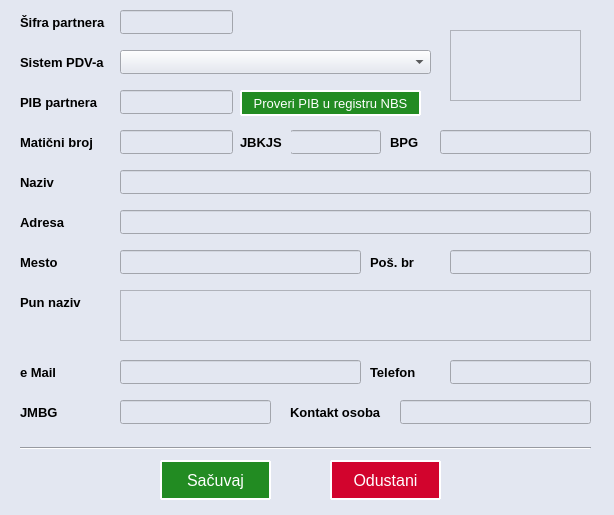
<?xml version="1.0" encoding="UTF-8"?>
<ui version="4.0">
 <class>novipartnerDialog</class>
 <widget class="QDialog" name="novipartnerDialog">
  <property name="geometry">
   <rect>
    <x>0</x>
    <y>0</y>
    <width>614</width>
    <height>515</height>
   </rect>
  </property>
  <property name="font">
   <font>
    <pointsize>10</pointsize>
   </font>
  </property>
  <property name="windowTitle">
   <string>Novi partner</string>
  </property>
  <property name="windowIcon">
   <iconset>
    <normaloff>../resources/logo.png</normaloff>../resources/logo.png</iconset>
  </property>
  <widget class="QWidget" name="widget" native="true">
   <property name="geometry">
    <rect>
     <x>0</x>
     <y>0</y>
     <width>614</width>
     <height>515</height>
    </rect>
   </property>
   <property name="styleSheet">
    <string notr="true">background-color: #e3e7f1;</string>
   </property>
   <widget class="QLabel" name="label">
    <property name="geometry">
     <rect>
      <x>20</x>
      <y>10</y>
      <width>91</width>
      <height>24</height>
     </rect>
    </property>
    <property name="font">
     <font>
      <pointsize>10</pointsize>
      <bold>true</bold>
     </font>
    </property>
    <property name="text">
     <string>Šifra partnera</string>
    </property>
   </widget>
   <widget class="QLineEdit" name="sifraEdit">
    <property name="geometry">
     <rect>
      <x>120</x>
      <y>10</y>
      <width>113</width>
      <height>24</height>
     </rect>
    </property>
    <property name="readOnly">
     <bool>true</bool>
    </property>
   </widget>
   <widget class="QLabel" name="label_2">
    <property name="geometry">
     <rect>
      <x>20</x>
      <y>50</y>
      <width>91</width>
      <height>24</height>
     </rect>
    </property>
    <property name="font">
     <font>
      <pointsize>10</pointsize>
      <bold>true</bold>
     </font>
    </property>
    <property name="text">
     <string>Sistem PDV-a</string>
    </property>
   </widget>
   <widget class="QComboBox" name="tippdvCombo">
    <property name="geometry">
     <rect>
      <x>120</x>
      <y>50</y>
      <width>311</width>
      <height>24</height>
     </rect>
    </property>
    <property name="font">
     <font>
      <pointsize>10</pointsize>
     </font>
    </property>
    <property name="placeholderText">
     <string>Izabrati sistem PDV-a</string>
    </property>
    <item>
     <property name="text">
      <string>U sistemu PDV-a</string>
     </property>
    </item>
    <item>
     <property name="text">
      <string>Van sistema PDV-a</string>
     </property>
    </item>
    <item>
     <property name="text">
      <string>Registrovan poljoprivrednik</string>
     </property>
    </item>
    <item>
     <property name="text">
      <string>Neregistrovan poljoprivrednik</string>
     </property>
    </item>
   </widget>
   <widget class="QLabel" name="label_3">
    <property name="geometry">
     <rect>
      <x>20</x>
      <y>90</y>
      <width>91</width>
      <height>24</height>
     </rect>
    </property>
    <property name="font">
     <font>
      <pointsize>10</pointsize>
      <bold>true</bold>
     </font>
    </property>
    <property name="text">
     <string>PIB partnera</string>
    </property>
   </widget>
   <widget class="QLineEdit" name="pibEdit">
    <property name="geometry">
     <rect>
      <x>120</x>
      <y>90</y>
      <width>113</width>
      <height>24</height>
     </rect>
    </property>
    <property name="font">
     <font>
      <pointsize>10</pointsize>
     </font>
    </property>
   </widget>
   <widget class="QPushButton" name="pibBtn">
    <property name="geometry">
     <rect>
      <x>240</x>
      <y>90</y>
      <width>181</width>
      <height>26</height>
     </rect>
    </property>
    <property name="font">
     <font>
      <pointsize>10</pointsize>
     </font>
    </property>
    <property name="styleSheet">
     <string notr="true">QPushButton {
        background-color: rgb(34, 139, 34);
        color: white;
        border: 2px solid Dark Green;
        border-radius: 1px;
    }
    QPushButton:hover {
        background-color: #50C878;
    }
    QPushButton:pressed {
        background-color: #008000;
    }</string>
    </property>
    <property name="text">
     <string>Proveri PIB u registru NBS</string>
    </property>
   </widget>
   <widget class="QPushButton" name="odustaniBtn">
    <property name="geometry">
     <rect>
      <x>330</x>
      <y>460</y>
      <width>111</width>
      <height>40</height>
     </rect>
    </property>
    <property name="font">
     <font>
      <pointsize>12</pointsize>
     </font>
    </property>
    <property name="styleSheet">
     <string notr="true">QPushButton {
        background-color: #D2042D;
        color: white;
        border: 2px solid dark red;
        border-radius: 1px;
    }
    QPushButton:hover {
        background-color: #C21E56;
    }
    QPushButton:pressed {
        background-color: #953553;
    }</string>
    </property>
    <property name="text">
     <string>Odustani</string>
    </property>
   </widget>
   <widget class="QLabel" name="label_4">
    <property name="geometry">
     <rect>
      <x>20</x>
      <y>130</y>
      <width>91</width>
      <height>24</height>
     </rect>
    </property>
    <property name="font">
     <font>
      <pointsize>10</pointsize>
      <bold>true</bold>
     </font>
    </property>
    <property name="text">
     <string>Matični broj</string>
    </property>
   </widget>
   <widget class="QLineEdit" name="matbrEdit">
    <property name="geometry">
     <rect>
      <x>120</x>
      <y>130</y>
      <width>113</width>
      <height>24</height>
     </rect>
    </property>
    <property name="font">
     <font>
      <pointsize>10</pointsize>
     </font>
    </property>
   </widget>
   <widget class="QLineEdit" name="jbkjsEdit">
    <property name="geometry">
     <rect>
      <x>290</x>
      <y>130</y>
      <width>91</width>
      <height>24</height>
     </rect>
    </property>
    <property name="font">
     <font>
      <pointsize>10</pointsize>
     </font>
    </property>
   </widget>
   <widget class="QLabel" name="label_5">
    <property name="geometry">
     <rect>
      <x>240</x>
      <y>130</y>
      <width>51</width>
      <height>24</height>
     </rect>
    </property>
    <property name="font">
     <font>
      <pointsize>10</pointsize>
      <bold>true</bold>
     </font>
    </property>
    <property name="text">
     <string>JBKJS</string>
    </property>
   </widget>
   <widget class="QLineEdit" name="nazivEdit">
    <property name="geometry">
     <rect>
      <x>120</x>
      <y>170</y>
      <width>471</width>
      <height>24</height>
     </rect>
    </property>
    <property name="font">
     <font>
      <pointsize>10</pointsize>
     </font>
    </property>
   </widget>
   <widget class="QLabel" name="label_6">
    <property name="geometry">
     <rect>
      <x>20</x>
      <y>170</y>
      <width>91</width>
      <height>24</height>
     </rect>
    </property>
    <property name="font">
     <font>
      <pointsize>10</pointsize>
      <bold>true</bold>
     </font>
    </property>
    <property name="text">
     <string>Naziv</string>
    </property>
   </widget>
   <widget class="QLineEdit" name="adresaEdit">
    <property name="geometry">
     <rect>
      <x>120</x>
      <y>210</y>
      <width>471</width>
      <height>24</height>
     </rect>
    </property>
    <property name="font">
     <font>
      <pointsize>10</pointsize>
     </font>
    </property>
   </widget>
   <widget class="QLabel" name="label_7">
    <property name="geometry">
     <rect>
      <x>20</x>
      <y>210</y>
      <width>91</width>
      <height>24</height>
     </rect>
    </property>
    <property name="font">
     <font>
      <pointsize>10</pointsize>
      <bold>true</bold>
     </font>
    </property>
    <property name="text">
     <string>Adresa</string>
    </property>
   </widget>
   <widget class="QLineEdit" name="pobroEdit">
    <property name="geometry">
     <rect>
      <x>450</x>
      <y>250</y>
      <width>141</width>
      <height>24</height>
     </rect>
    </property>
    <property name="font">
     <font>
      <pointsize>10</pointsize>
     </font>
    </property>
   </widget>
   <widget class="QLabel" name="label_8">
    <property name="geometry">
     <rect>
      <x>370</x>
      <y>250</y>
      <width>61</width>
      <height>24</height>
     </rect>
    </property>
    <property name="font">
     <font>
      <pointsize>10</pointsize>
      <bold>true</bold>
     </font>
    </property>
    <property name="text">
     <string>Poš. br</string>
    </property>
   </widget>
   <widget class="QLineEdit" name="mestoEdit">
    <property name="geometry">
     <rect>
      <x>120</x>
      <y>250</y>
      <width>241</width>
      <height>24</height>
     </rect>
    </property>
    <property name="font">
     <font>
      <pointsize>10</pointsize>
     </font>
    </property>
   </widget>
   <widget class="QLabel" name="label_9">
    <property name="geometry">
     <rect>
      <x>20</x>
      <y>250</y>
      <width>91</width>
      <height>24</height>
     </rect>
    </property>
    <property name="font">
     <font>
      <pointsize>10</pointsize>
      <bold>true</bold>
     </font>
    </property>
    <property name="text">
     <string>Mesto</string>
    </property>
   </widget>
   <widget class="QLabel" name="label_10">
    <property name="geometry">
     <rect>
      <x>20</x>
      <y>290</y>
      <width>91</width>
      <height>24</height>
     </rect>
    </property>
    <property name="font">
     <font>
      <pointsize>10</pointsize>
      <bold>true</bold>
     </font>
    </property>
    <property name="text">
     <string>Pun naziv</string>
    </property>
   </widget>
   <widget class="QLineEdit" name="emailEdit">
    <property name="geometry">
     <rect>
      <x>120</x>
      <y>360</y>
      <width>241</width>
      <height>24</height>
     </rect>
    </property>
    <property name="font">
     <font>
      <pointsize>10</pointsize>
     </font>
    </property>
   </widget>
   <widget class="QLabel" name="label_11">
    <property name="geometry">
     <rect>
      <x>20</x>
      <y>360</y>
      <width>91</width>
      <height>24</height>
     </rect>
    </property>
    <property name="font">
     <font>
      <pointsize>10</pointsize>
      <bold>true</bold>
     </font>
    </property>
    <property name="text">
     <string>e Mail</string>
    </property>
   </widget>
   <widget class="QLabel" name="label_12">
    <property name="geometry">
     <rect>
      <x>370</x>
      <y>360</y>
      <width>61</width>
      <height>24</height>
     </rect>
    </property>
    <property name="font">
     <font>
      <pointsize>10</pointsize>
      <bold>true</bold>
     </font>
    </property>
    <property name="text">
     <string>Telefon</string>
    </property>
   </widget>
   <widget class="QLineEdit" name="telefonEdit">
    <property name="geometry">
     <rect>
      <x>450</x>
      <y>360</y>
      <width>141</width>
      <height>24</height>
     </rect>
    </property>
    <property name="font">
     <font>
      <pointsize>10</pointsize>
     </font>
    </property>
   </widget>
   <widget class="QLabel" name="label_13">
    <property name="geometry">
     <rect>
      <x>390</x>
      <y>130</y>
      <width>51</width>
      <height>24</height>
     </rect>
    </property>
    <property name="font">
     <font>
      <pointsize>10</pointsize>
      <bold>true</bold>
     </font>
    </property>
    <property name="text">
     <string>BPG</string>
    </property>
   </widget>
   <widget class="QLineEdit" name="jibEdit">
    <property name="geometry">
     <rect>
      <x>440</x>
      <y>130</y>
      <width>151</width>
      <height>24</height>
     </rect>
    </property>
    <property name="font">
     <font>
      <pointsize>10</pointsize>
     </font>
    </property>
   </widget>
   <widget class="QLabel" name="label_14">
    <property name="geometry">
     <rect>
      <x>20</x>
      <y>400</y>
      <width>51</width>
      <height>24</height>
     </rect>
    </property>
    <property name="font">
     <font>
      <pointsize>10</pointsize>
      <bold>true</bold>
     </font>
    </property>
    <property name="text">
     <string>JMBG</string>
    </property>
   </widget>
   <widget class="QLineEdit" name="jmbgEdit">
    <property name="geometry">
     <rect>
      <x>120</x>
      <y>400</y>
      <width>151</width>
      <height>24</height>
     </rect>
    </property>
    <property name="font">
     <font>
      <pointsize>10</pointsize>
     </font>
    </property>
   </widget>
   <widget class="QLabel" name="label_15">
    <property name="geometry">
     <rect>
      <x>290</x>
      <y>400</y>
      <width>101</width>
      <height>24</height>
     </rect>
    </property>
    <property name="font">
     <font>
      <pointsize>10</pointsize>
      <bold>true</bold>
     </font>
    </property>
    <property name="text">
     <string>Kontakt osoba</string>
    </property>
   </widget>
   <widget class="QLineEdit" name="kontaktosbEdit">
    <property name="geometry">
     <rect>
      <x>400</x>
      <y>400</y>
      <width>191</width>
      <height>24</height>
     </rect>
    </property>
    <property name="font">
     <font>
      <pointsize>10</pointsize>
     </font>
    </property>
   </widget>
   <widget class="Line" name="line">
    <property name="geometry">
     <rect>
      <x>20</x>
      <y>440</y>
      <width>571</width>
      <height>16</height>
     </rect>
    </property>
    <property name="orientation">
     <enum>Qt::Horizontal</enum>
    </property>
   </widget>
   <widget class="QPushButton" name="snimiBtn">
    <property name="geometry">
     <rect>
      <x>160</x>
      <y>460</y>
      <width>111</width>
      <height>40</height>
     </rect>
    </property>
    <property name="font">
     <font>
      <pointsize>12</pointsize>
     </font>
    </property>
    <property name="styleSheet">
     <string notr="true">QPushButton {
        background-color: rgb(34, 139, 34);
        color: white;
        border: 2px solid Dark Green;
        border-radius: 1px;
    }
    QPushButton:hover {
        background-color: #50C878;
    }
    QPushButton:pressed {
        background-color: #008000;
    }</string>
    </property>
    <property name="text">
     <string>Sačuvaj</string>
    </property>
   </widget>
   <widget class="QTextEdit" name="naziv1Edit">
    <property name="geometry">
     <rect>
      <x>120</x>
      <y>290</y>
      <width>471</width>
      <height>51</height>
     </rect>
    </property>
   </widget>
   <widget class="QTextEdit" name="racuniText">
    <property name="geometry">
     <rect>
      <x>450</x>
      <y>30</y>
      <width>131</width>
      <height>71</height>
     </rect>
    </property>
   </widget>
  </widget>
 </widget>
 <resources/>
 <connections/>
</ui>
